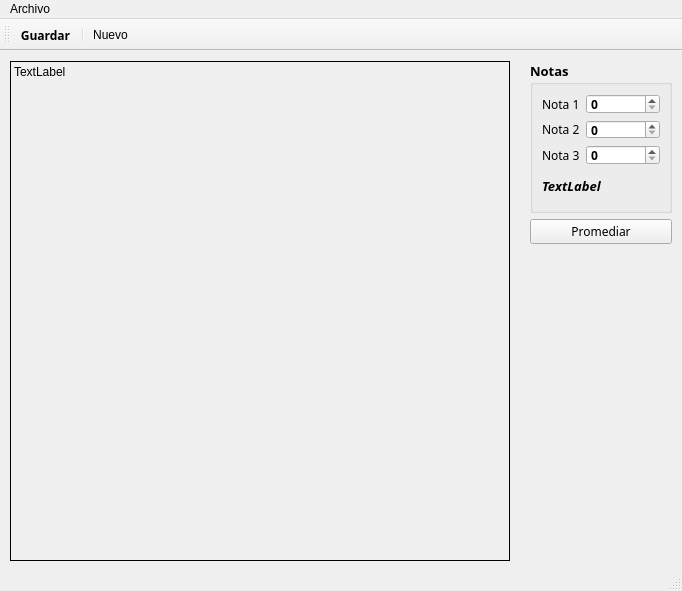
<?xml version="1.0" encoding="UTF-8"?>
<ui version="4.0">
 <class>Principal</class>
 <widget class="QMainWindow" name="Principal">
  <property name="geometry">
   <rect>
    <x>0</x>
    <y>0</y>
    <width>682</width>
    <height>591</height>
   </rect>
  </property>
  <property name="palette">
   <palette>
    <active/>
    <inactive/>
    <disabled/>
   </palette>
  </property>
  <property name="windowTitle">
   <string>Principal</string>
  </property>
  <property name="windowIcon">
   <iconset resource="Resources.qrc">
    <normaloff>:/img/iconoo.png</normaloff>:/img/iconoo.png</iconset>
  </property>
  <widget class="QWidget" name="centralwidget">
   <widget class="QLabel" name="outCuadro">
    <property name="geometry">
     <rect>
      <x>10</x>
      <y>10</y>
      <width>500</width>
      <height>500</height>
     </rect>
    </property>
    <property name="minimumSize">
     <size>
      <width>500</width>
      <height>500</height>
     </size>
    </property>
    <property name="frameShape">
     <enum>QFrame::Box</enum>
    </property>
    <property name="text">
     <string>TextLabel</string>
    </property>
    <property name="alignment">
     <set>Qt::AlignLeading|Qt::AlignLeft|Qt::AlignTop</set>
    </property>
   </widget>
   <widget class="QWidget" name="widget" native="true">
    <property name="geometry">
     <rect>
      <x>530</x>
      <y>10</y>
      <width>142</width>
      <height>183</height>
     </rect>
    </property>
    <layout class="QVBoxLayout" name="verticalLayout">
     <item>
      <widget class="QGroupBox" name="groupBox">
       <property name="palette">
        <palette>
         <active/>
         <inactive/>
         <disabled/>
        </palette>
       </property>
       <property name="font">
        <font>
         <family>Sitka Small</family>
         <pointsize>10</pointsize>
         <bold>true</bold>
        </font>
       </property>
       <property name="title">
        <string>Notas</string>
       </property>
       <layout class="QFormLayout" name="formLayout">
        <item row="0" column="0">
         <widget class="QLabel" name="label">
          <property name="font">
           <font>
            <family>Sitka Small</family>
            <pointsize>9</pointsize>
            <bold>false</bold>
           </font>
          </property>
          <property name="text">
           <string>Nota 1</string>
          </property>
         </widget>
        </item>
        <item row="0" column="1">
         <widget class="QSpinBox" name="calNota1">
          <property name="palette">
           <palette>
            <active>
             <colorrole role="WindowText">
              <brush brushstyle="SolidPattern">
               <color alpha="255">
                <red>0</red>
                <green>0</green>
                <blue>0</blue>
               </color>
              </brush>
             </colorrole>
             <colorrole role="Text">
              <brush brushstyle="SolidPattern">
               <color alpha="255">
                <red>0</red>
                <green>0</green>
                <blue>0</blue>
               </color>
              </brush>
             </colorrole>
             <colorrole role="Window">
              <brush brushstyle="SolidPattern">
               <color alpha="255">
                <red>234</red>
                <green>230</green>
                <blue>255</blue>
               </color>
              </brush>
             </colorrole>
             <colorrole role="Highlight">
              <brush brushstyle="SolidPattern">
               <color alpha="255">
                <red>139</red>
                <green>119</green>
                <blue>255</blue>
               </color>
              </brush>
             </colorrole>
             <colorrole role="Link">
              <brush brushstyle="SolidPattern">
               <color alpha="255">
                <red>208</red>
                <green>214</green>
                <blue>255</blue>
               </color>
              </brush>
             </colorrole>
            </active>
            <inactive>
             <colorrole role="WindowText">
              <brush brushstyle="SolidPattern">
               <color alpha="255">
                <red>0</red>
                <green>0</green>
                <blue>0</blue>
               </color>
              </brush>
             </colorrole>
             <colorrole role="Text">
              <brush brushstyle="SolidPattern">
               <color alpha="255">
                <red>0</red>
                <green>0</green>
                <blue>0</blue>
               </color>
              </brush>
             </colorrole>
             <colorrole role="Window">
              <brush brushstyle="SolidPattern">
               <color alpha="255">
                <red>240</red>
                <green>240</green>
                <blue>240</blue>
               </color>
              </brush>
             </colorrole>
             <colorrole role="Highlight">
              <brush brushstyle="SolidPattern">
               <color alpha="255">
                <red>240</red>
                <green>240</green>
                <blue>240</blue>
               </color>
              </brush>
             </colorrole>
             <colorrole role="Link">
              <brush brushstyle="SolidPattern">
               <color alpha="255">
                <red>0</red>
                <green>0</green>
                <blue>255</blue>
               </color>
              </brush>
             </colorrole>
            </inactive>
            <disabled>
             <colorrole role="WindowText">
              <brush brushstyle="SolidPattern">
               <color alpha="255">
                <red>120</red>
                <green>120</green>
                <blue>120</blue>
               </color>
              </brush>
             </colorrole>
             <colorrole role="Text">
              <brush brushstyle="SolidPattern">
               <color alpha="255">
                <red>120</red>
                <green>120</green>
                <blue>120</blue>
               </color>
              </brush>
             </colorrole>
             <colorrole role="Window">
              <brush brushstyle="SolidPattern">
               <color alpha="255">
                <red>234</red>
                <green>230</green>
                <blue>255</blue>
               </color>
              </brush>
             </colorrole>
             <colorrole role="Highlight">
              <brush brushstyle="SolidPattern">
               <color alpha="255">
                <red>51</red>
                <green>153</green>
                <blue>255</blue>
               </color>
              </brush>
             </colorrole>
             <colorrole role="Link">
              <brush brushstyle="SolidPattern">
               <color alpha="255">
                <red>0</red>
                <green>0</green>
                <blue>255</blue>
               </color>
              </brush>
             </colorrole>
            </disabled>
           </palette>
          </property>
          <property name="font">
           <font>
            <family>Sitka Small</family>
            <pointsize>9</pointsize>
            <bold>true</bold>
           </font>
          </property>
          <property name="maximum">
           <number>10</number>
          </property>
         </widget>
        </item>
        <item row="1" column="0">
         <widget class="QLabel" name="label_2">
          <property name="font">
           <font>
            <family>Sitka Small</family>
            <pointsize>9</pointsize>
            <bold>false</bold>
           </font>
          </property>
          <property name="text">
           <string>Nota 2</string>
          </property>
         </widget>
        </item>
        <item row="1" column="1">
         <widget class="QSpinBox" name="calNota2">
          <property name="palette">
           <palette>
            <active>
             <colorrole role="Window">
              <brush brushstyle="SolidPattern">
               <color alpha="255">
                <red>236</red>
                <green>230</green>
                <blue>240</blue>
               </color>
              </brush>
             </colorrole>
             <colorrole role="Highlight">
              <brush brushstyle="SolidPattern">
               <color alpha="255">
                <red>139</red>
                <green>119</green>
                <blue>255</blue>
               </color>
              </brush>
             </colorrole>
            </active>
            <inactive>
             <colorrole role="Window">
              <brush brushstyle="SolidPattern">
               <color alpha="255">
                <red>240</red>
                <green>240</green>
                <blue>240</blue>
               </color>
              </brush>
             </colorrole>
             <colorrole role="Highlight">
              <brush brushstyle="SolidPattern">
               <color alpha="255">
                <red>240</red>
                <green>240</green>
                <blue>240</blue>
               </color>
              </brush>
             </colorrole>
            </inactive>
            <disabled>
             <colorrole role="Window">
              <brush brushstyle="SolidPattern">
               <color alpha="255">
                <red>236</red>
                <green>230</green>
                <blue>240</blue>
               </color>
              </brush>
             </colorrole>
             <colorrole role="Highlight">
              <brush brushstyle="SolidPattern">
               <color alpha="255">
                <red>51</red>
                <green>153</green>
                <blue>255</blue>
               </color>
              </brush>
             </colorrole>
            </disabled>
           </palette>
          </property>
          <property name="font">
           <font>
            <family>Sitka Small</family>
            <pointsize>9</pointsize>
            <bold>true</bold>
           </font>
          </property>
          <property name="maximum">
           <number>10</number>
          </property>
         </widget>
        </item>
        <item row="2" column="0">
         <widget class="QLabel" name="label_3">
          <property name="font">
           <font>
            <family>Sitka Small</family>
            <pointsize>9</pointsize>
            <bold>false</bold>
           </font>
          </property>
          <property name="text">
           <string>Nota 3</string>
          </property>
         </widget>
        </item>
        <item row="2" column="1">
         <widget class="QSpinBox" name="calNota3">
          <property name="palette">
           <palette>
            <active>
             <colorrole role="Highlight">
              <brush brushstyle="SolidPattern">
               <color alpha="255">
                <red>139</red>
                <green>119</green>
                <blue>255</blue>
               </color>
              </brush>
             </colorrole>
            </active>
            <inactive>
             <colorrole role="Highlight">
              <brush brushstyle="SolidPattern">
               <color alpha="255">
                <red>240</red>
                <green>240</green>
                <blue>240</blue>
               </color>
              </brush>
             </colorrole>
            </inactive>
            <disabled>
             <colorrole role="Highlight">
              <brush brushstyle="SolidPattern">
               <color alpha="255">
                <red>51</red>
                <green>153</green>
                <blue>255</blue>
               </color>
              </brush>
             </colorrole>
            </disabled>
           </palette>
          </property>
          <property name="font">
           <font>
            <family>Sitka Small</family>
            <pointsize>9</pointsize>
            <bold>true</bold>
           </font>
          </property>
          <property name="maximum">
           <number>10</number>
          </property>
         </widget>
        </item>
        <item row="4" column="0" colspan="2">
         <widget class="QLabel" name="promedio">
          <property name="palette">
           <palette>
            <active>
             <colorrole role="Text">
              <brush brushstyle="SolidPattern">
               <color alpha="255">
                <red>0</red>
                <green>60</green>
                <blue>179</blue>
               </color>
              </brush>
             </colorrole>
            </active>
            <inactive>
             <colorrole role="Text">
              <brush brushstyle="SolidPattern">
               <color alpha="255">
                <red>0</red>
                <green>0</green>
                <blue>0</blue>
               </color>
              </brush>
             </colorrole>
            </inactive>
            <disabled>
             <colorrole role="Text">
              <brush brushstyle="SolidPattern">
               <color alpha="255">
                <red>120</red>
                <green>120</green>
                <blue>120</blue>
               </color>
              </brush>
             </colorrole>
            </disabled>
           </palette>
          </property>
          <property name="font">
           <font>
            <family>Sitka Small</family>
            <pointsize>10</pointsize>
            <italic>true</italic>
            <bold>true</bold>
           </font>
          </property>
          <property name="text">
           <string>TextLabel</string>
          </property>
         </widget>
        </item>
        <item row="3" column="1">
         <spacer name="verticalSpacer">
          <property name="orientation">
           <enum>Qt::Vertical</enum>
          </property>
          <property name="sizeHint" stdset="0">
           <size>
            <width>20</width>
            <height>40</height>
           </size>
          </property>
         </spacer>
        </item>
        <item row="5" column="0">
         <spacer name="verticalSpacer_2">
          <property name="orientation">
           <enum>Qt::Vertical</enum>
          </property>
          <property name="sizeHint" stdset="0">
           <size>
            <width>20</width>
            <height>40</height>
           </size>
          </property>
         </spacer>
        </item>
       </layout>
      </widget>
     </item>
     <item>
      <widget class="QPushButton" name="pushButton">
       <property name="palette">
        <palette>
         <active>
          <colorrole role="ButtonText">
           <brush brushstyle="SolidPattern">
            <color alpha="255">
             <red>0</red>
             <green>60</green>
             <blue>179</blue>
            </color>
           </brush>
          </colorrole>
         </active>
         <inactive>
          <colorrole role="ButtonText">
           <brush brushstyle="SolidPattern">
            <color alpha="255">
             <red>0</red>
             <green>0</green>
             <blue>0</blue>
            </color>
           </brush>
          </colorrole>
         </inactive>
         <disabled>
          <colorrole role="ButtonText">
           <brush brushstyle="SolidPattern">
            <color alpha="255">
             <red>120</red>
             <green>120</green>
             <blue>120</blue>
            </color>
           </brush>
          </colorrole>
         </disabled>
        </palette>
       </property>
       <property name="font">
        <font>
         <family>Sitka Text</family>
        </font>
       </property>
       <property name="text">
        <string>Promediar</string>
       </property>
      </widget>
     </item>
    </layout>
   </widget>
  </widget>
  <widget class="QMenuBar" name="menubar">
   <property name="geometry">
    <rect>
     <x>0</x>
     <y>0</y>
     <width>682</width>
     <height>22</height>
    </rect>
   </property>
   <property name="palette">
    <palette>
     <active>
      <colorrole role="Window">
       <brush brushstyle="SolidPattern">
        <color alpha="255">
         <red>228</red>
         <green>231</green>
         <blue>255</blue>
        </color>
       </brush>
      </colorrole>
     </active>
     <inactive>
      <colorrole role="Window">
       <brush brushstyle="SolidPattern">
        <color alpha="255">
         <red>240</red>
         <green>240</green>
         <blue>240</blue>
        </color>
       </brush>
      </colorrole>
     </inactive>
     <disabled>
      <colorrole role="Window">
       <brush brushstyle="SolidPattern">
        <color alpha="255">
         <red>228</red>
         <green>231</green>
         <blue>255</blue>
        </color>
       </brush>
      </colorrole>
     </disabled>
    </palette>
   </property>
   <widget class="QMenu" name="menuArchivo">
    <property name="title">
     <string>Archivo</string>
    </property>
    <addaction name="actionGuardar"/>
    <addaction name="actionSalir"/>
   </widget>
   <addaction name="menuArchivo"/>
  </widget>
  <widget class="QStatusBar" name="statusbar"/>
  <widget class="QToolBar" name="toolBar">
   <property name="windowTitle">
    <string>toolBar</string>
   </property>
   <attribute name="toolBarArea">
    <enum>TopToolBarArea</enum>
   </attribute>
   <attribute name="toolBarBreak">
    <bool>false</bool>
   </attribute>
   <addaction name="actionGuardar"/>
   <addaction name="separator"/>
   <addaction name="actionNuevo"/>
  </widget>
  <action name="actionGuardar">
   <property name="icon">
    <iconset resource="Resources.qrc">
     <normaloff>:/img/salved.png</normaloff>:/img/salved.png</iconset>
   </property>
   <property name="text">
    <string>Guardar</string>
   </property>
   <property name="font">
    <font>
     <family>Sitka Banner</family>
     <bold>true</bold>
    </font>
   </property>
   <property name="shortcut">
    <string>Ctrl+S</string>
   </property>
  </action>
  <action name="actionSalir">
   <property name="icon">
    <iconset resource="Resources.qrc">
     <normaloff>:/img/salir.png</normaloff>:/img/salir.png</iconset>
   </property>
   <property name="text">
    <string>Salir</string>
   </property>
   <property name="shortcut">
    <string>Ctrl+Q</string>
   </property>
  </action>
  <action name="actionNuevo">
   <property name="icon">
    <iconset theme="document-new" resource="Resources.qrc">
     <normaloff>:/img/new.png</normaloff>:/img/new.png</iconset>
   </property>
   <property name="text">
    <string>Nuevo</string>
   </property>
   <property name="toolTip">
    <string>Nuevo</string>
   </property>
   <property name="shortcut">
    <string>Ctrl+N</string>
   </property>
  </action>
 </widget>
 <resources>
  <include location="Resources.qrc"/>
 </resources>
 <connections>
  <connection>
   <sender>actionSalir</sender>
   <signal>triggered()</signal>
   <receiver>Principal</receiver>
   <slot>close()</slot>
   <hints>
    <hint type="sourcelabel">
     <x>-1</x>
     <y>-1</y>
    </hint>
    <hint type="destinationlabel">
     <x>340</x>
     <y>295</y>
    </hint>
   </hints>
  </connection>
 </connections>
</ui>
